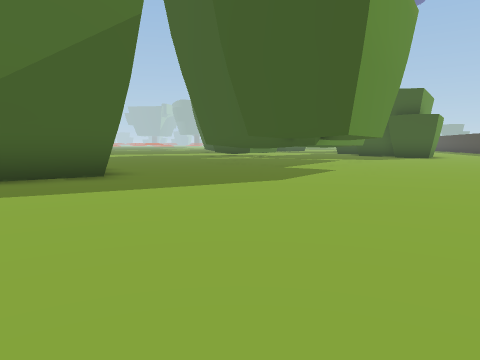
view 1 (above)

24 first-person views from a walk through a 3-D level made in the Unity game engine. The camera is 0.59 m above the floor, tilts 6° down and sees 70° across. The floor is counted in squares, 1 m on a side. Each view is taken from the middle of a square. On the plan, view 1 faces up. The plan holds only what a view shows up to about 10 squares ahead; the rest is blank. The place goes on beyond the plan.

view 2
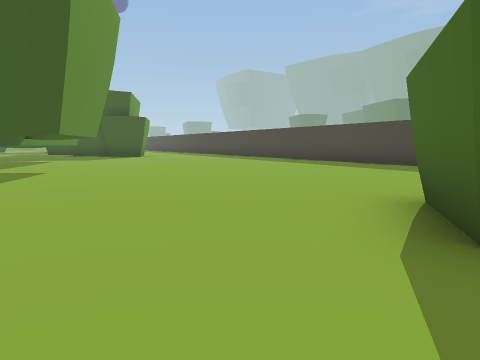

view 3
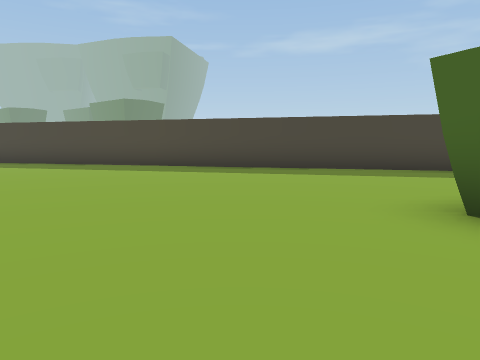

view 4
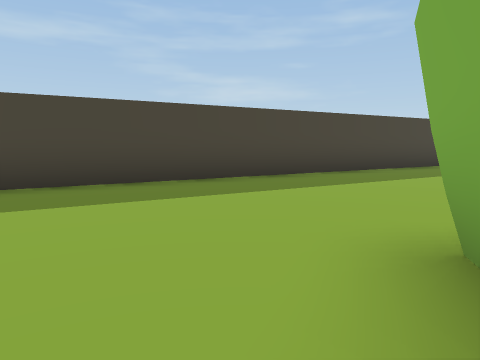

view 5
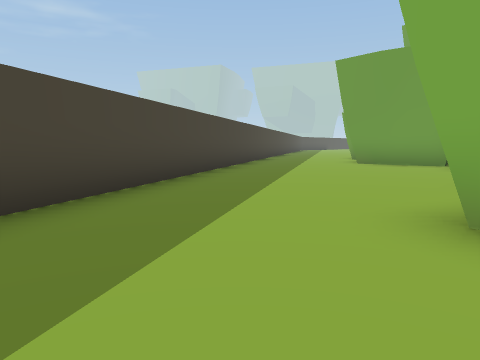

view 6
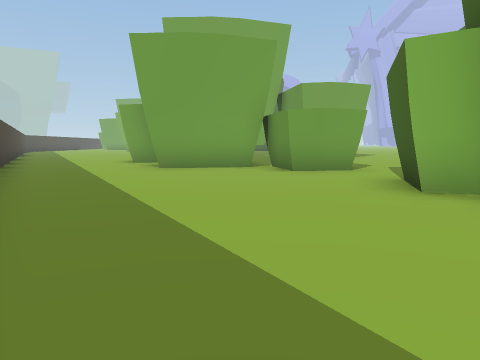

view 7
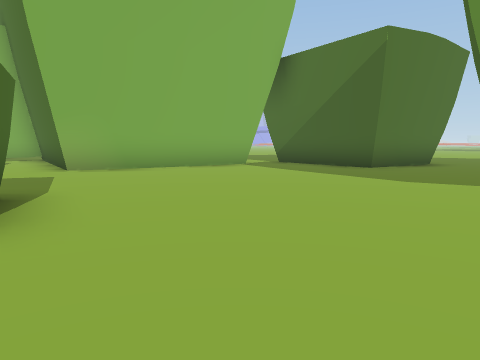

view 8
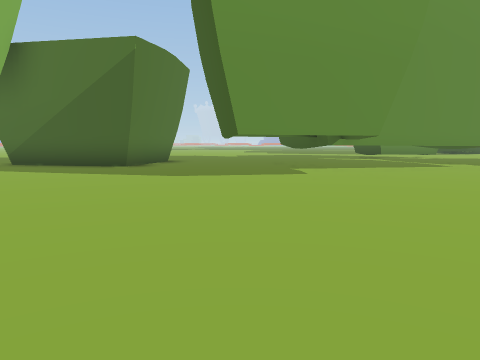

view 9
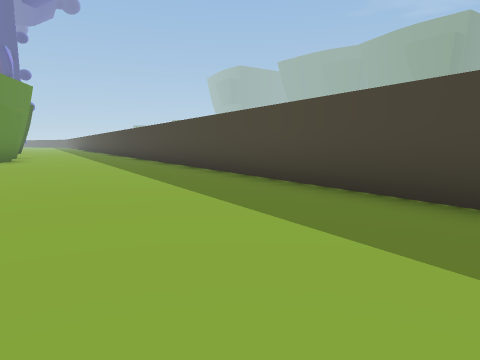

view 10
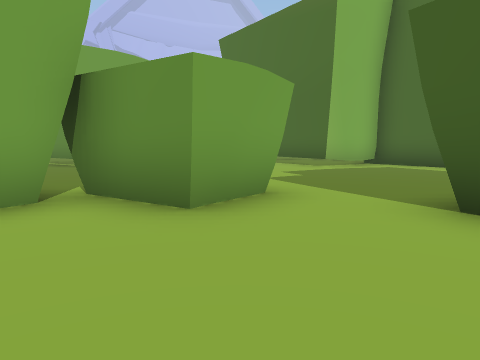

view 11
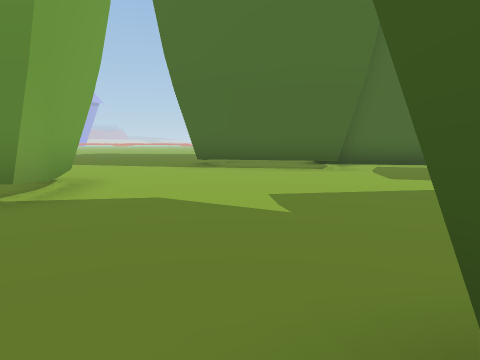

view 12
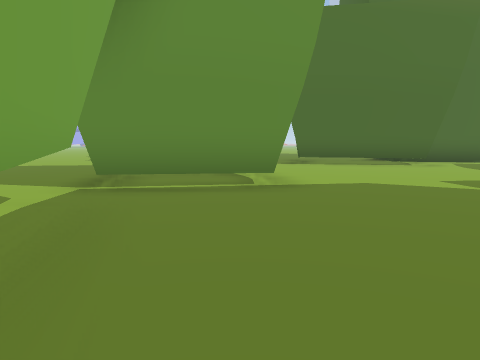

view 13
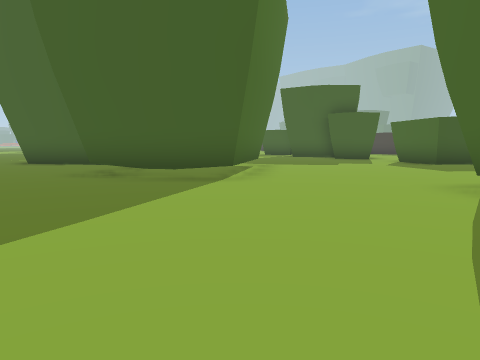

view 14
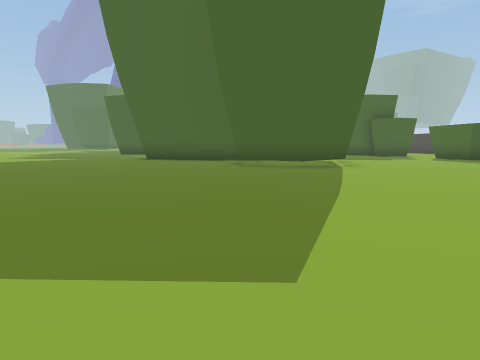

view 15
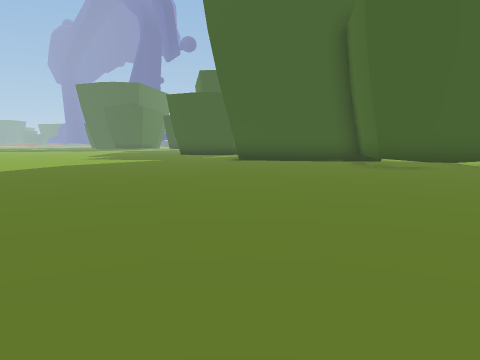

view 16
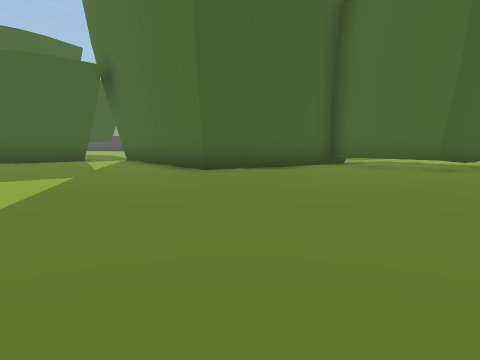

view 17
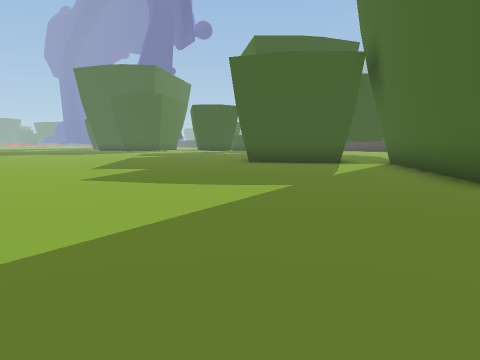

view 18
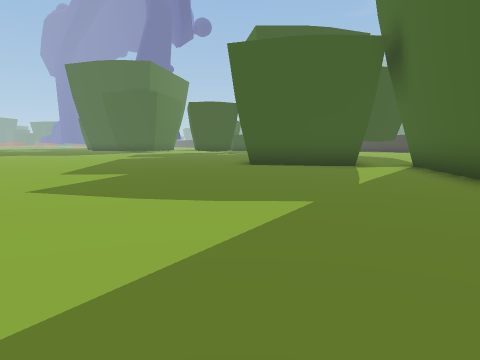

view 19
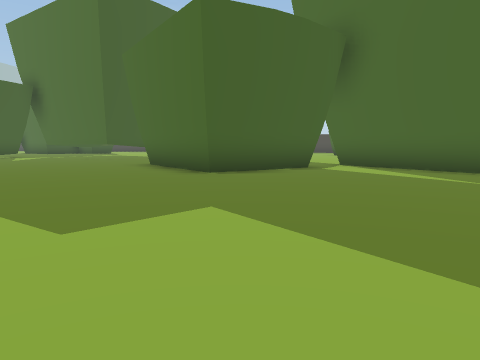

view 20
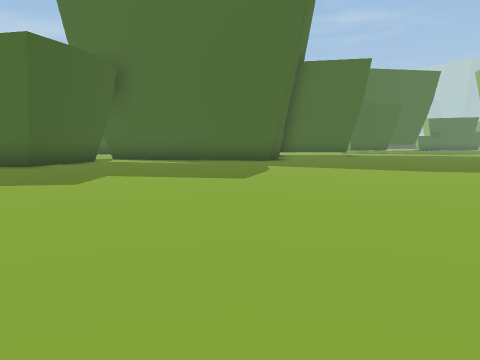

view 21
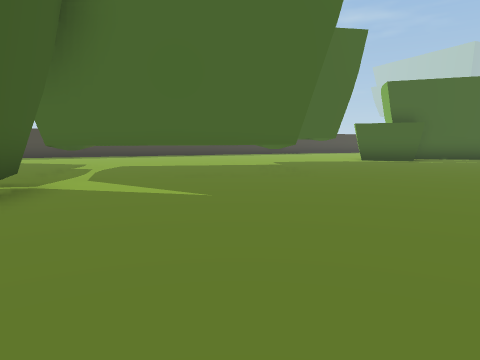

view 22
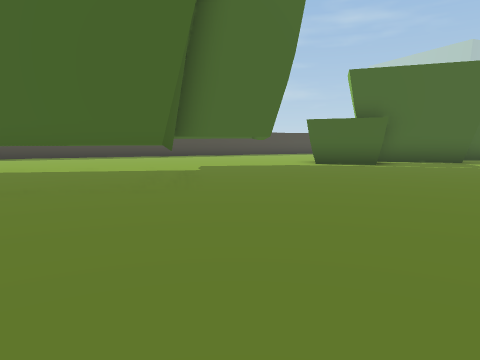

view 23
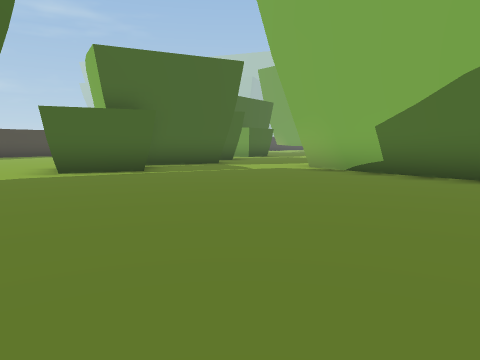

view 24
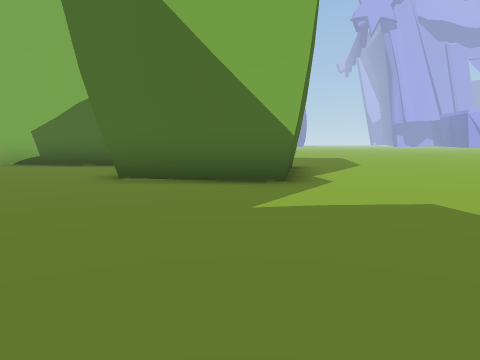

### Floor plan
Key: @ floor where view 1 was taken; # wall or solid block; . floor; T thing the floor can be seen under or through.
Columns run from 20 left of view 1 to 11 right of it. Each row starts with its distance up from view 1.
 10        .............####........
  9    ...................#.........
  8    ............##....###.......#
  7    ..........#####...##........#
  6    ..........#####.............#
  5     ..........###..............#
  4     ...........#..............##
  3     ...........##.............#
  2     ..........####............#
  1     ........###  #.....##....##
  0     .......##    ##.@..##....#
 -1    ........##    ##...   ....#
 -2    .........##  ##..     ....#
 -3    ..........####.      #...##
 -4    .........###....    ##...#
 -5    ........####...... ##....#
 -6   .........#####.....##.....#
 -7   ..........##.............##
 -8   ..................##.....#
 -9   .................###.....#
-10     ................##.....#
-11     .........#...... ##...##
-12     ........ ###...#   ...
-13        .....  #.....   ...
-14        ......TT....    ..
-15   ............TT...     .#
-16 ..............T T..      #
-17 .............T   T.
-18 ....###.....TT   T..
-19  ..#####.....T  T...
-20        #......TT...
-21        .......##
-22       ........###
-23       #.......##
-24       ##.......
-25        #.....##.
-26        ##...## ..
-27         #....  ..
-28         ...### ..

Where each view was taken, in squares from view 1:
view 1: 0 up, 0 right, facing up
view 2: 0 up, 0 right, facing up-right
view 3: 3 up, 1 right, facing right
view 4: 2 up, 4 right, facing down-right
view 5: 1 down, 6 right, facing down
view 6: 4 down, 7 right, facing down-left
view 7: 3 up, 6 right, facing left
view 8: 2 up, 6 right, facing up-left
view 9: 2 up, 6 right, facing up-right
view 10: 8 down, 4 right, facing left
view 11: 13 down, 1 left, facing up-left
view 12: 16 down, 2 left, facing up-left
view 13: 12 down, 12 left, facing up-right
view 14: 12 down, 16 left, facing up-right
view 15: 9 down, 18 left, facing up-right
view 16: 1 down, 17 left, facing right
view 17: 1 down, 15 left, facing up-right
view 18: 0 up, 14 left, facing up-right
view 19: 6 up, 14 left, facing right
view 20: 9 up, 17 left, facing down-right
view 21: 13 down, 12 left, facing down-right
view 22: 16 down, 12 left, facing down-right
view 23: 18 down, 10 left, facing down
view 24: 14 down, 10 left, facing down-left
